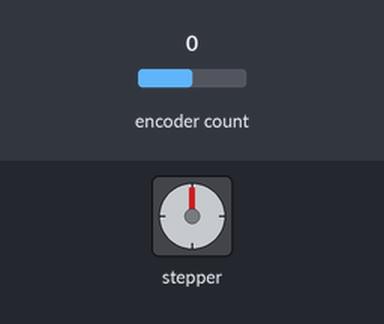
The sketch below on a simulated Arduino Uno, built with avr-gcc and run on an emulated ATmega328P. Parts: stepper motor. The inputs (shaded band) are chosen by the test bench; at power-on: encoder count 0. Stepper angles assume 7200 steps per turn.

Above: at 0.15 s.
At 1.25 s:
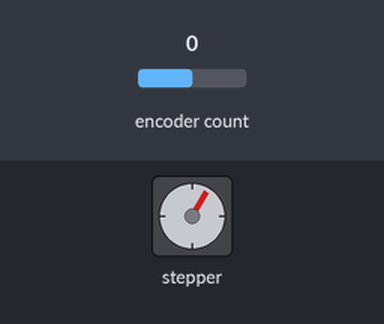
1.3 s: encoder count set to 4
At 9.3 s:
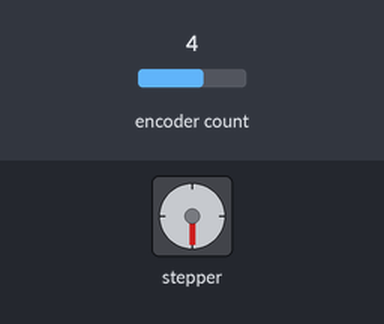
Timing chart, 0 to 10.8 s (numbered marks = the images above; inputs shaded):
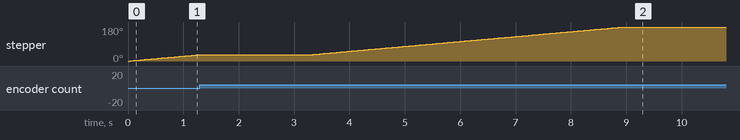

The sketch:

PauseWhenTouch.ino
```cpp
#include <Stepper.h>
#include <Encoder.h>
Encoder myEnc(2, 3);
const int dis = 3600;
int count = 0;
// initialize the stepper library on pins 8 through 11:
Stepper myStepper(7200,8,9,10,11);

void setup() {
  // set the rpm:
  myStepper.setSpeed(5);
  // initialize the serial port:
//  Serial.begin(115200);
}

int oldPosition  = 0;
//int motion = 1;

void loop() {


  while(count < abs(dis)){
      myStepper.step(1);
      count++;
      int newPosition = myEnc.read();
      if(abs(newPosition) - abs(oldPosition) > 4){
        delay(2000);
        oldPosition = newPosition;
      }
//      Serial.println(myEnc.read());
//      delay(500);
  }

//  else{
//      count = 0;
//      motion = -motion;
//  }
//

}
```
